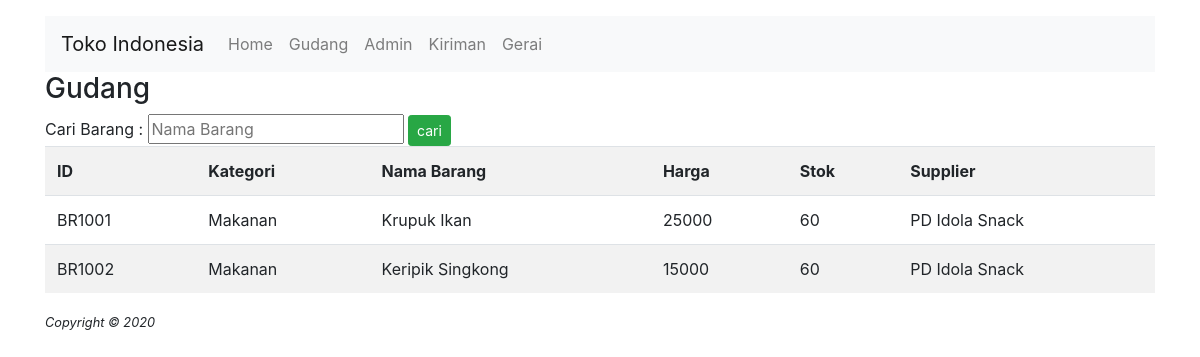
/gudang/index.php, run on the app's committed database.
### tables this page shows
CREATE TABLE `barang` (
  `id` varchar(25) NOT NULL,
  `kategori` varchar(50) NOT NULL,
  `nama_barang` varchar(75) NOT NULL,
  `harga` int(11) NOT NULL,
  `stok` int(11) NOT NULL,
  `supplier_id` varchar(25) NOT NULL
);

CREATE TABLE `supplier` (
  `id` varchar(25) NOT NULL,
  `nama` varchar(75) NOT NULL,
  `alamat` text NOT NULL,
  `kota` varchar(25) NOT NULL,
  `telepon` varchar(12) NOT NULL
);

### konfigurasi/function.php (called while the page is built, shortened)
<?php
function execute_query($con, $query) {
    $result = mysqli_query($con, $query) or die(mysqli_error($con));
    return $result;
}

### gudang/index.php (the view, shortened to what this page needs)
<?php
include '../fragment/header.php';
include '../konfigurasi/function.php';
?>
<?php include '../fragment/menu.php' ?>
<main>
    <h3>Gudang</h3>
    <form method="post">
        Cari Barang :
        <input type="text" name="nama_barang" placeholder="Nama Barang">
        <input class="btn btn-success btn-sm" type="submit" name="submit" value="cari">
    </form>
    <?php
    if (isset($_POST['submit'])) {
        $nama_barang = $_POST['nama_barang'];
        $con = connect_db();
        $query = "SELECT barang.*, supplier.nama FROM barang
                inner join supplier on barang.supplier_id = supplier.id
                WHERE nama_barang LIKE '%$nama_barang%'";
        $result = execute_query($con, $query);
        ?>
        <h3>Hasil pencarian : </h3>
        <table class="table table-striped">
        <tr>
            <th>ID</th>
            <th>Kategori</th>
            <th>Nama Barang</th>
            <th>Harga</th>
            <th>Stok</th>
            <th>Supplier</th>
        </tr>
        <?php
            while ($data = mysqli_fetch_array($result)) {
        ?>
            <tr>
                <td><?= $data['id'] ?></td>
                <td><?= $data['kategori'] ?></td>
                <td><?= $data['nama_barang'] ?></td>
                <td><?= $data['harga'] ?></td>
                <td><?= $data['stok'] ?></td>
                <td><?= $data['nama'] ?></td>
            </tr>
        <?php
            }
        ?>
        </table>
    <?php
        }else{
    ?>
    <table class="table table-striped">
        <tr>
            <th>ID</th>
            <th>Kategori</th>
            <th>Nama Barang</th>
            <th>Harga</th>
            <th>Stok</th>
            <th>Supplier</th>
        </tr>
        <?php
            $con = connect_db();
            $query = "SELECT barang.*, supplier.nama FROM barang
                    inner join supplier on barang.supplier_id = supplier.id";
            $result = execute_query($con, $query);
            while ($data = mysqli_fetch_array($result)) {
        ?>
            <tr>
                <td><?= $data['id'] ?></td>
                <td><?= $data['kategori'] ?></td>
                <td><?= $data['nama_barang'] ?></td>
                <td><?= $data['harga'] ?></td>
                <td><?= $data['stok'] ?></td>
                <td><?= $data['nama'] ?></td>
            </tr>
        <?php
            }
        ?>
        </table>
    <?php
        }
    ?>
</main>
<?php include '../fragment/footer.php'; ?>

### data on the page
barang: id "BR1001", kategori "Makanan", nama_barang "Krupuk Ikan", harga "25000", stok "60", supplier.nama "PD Idola Snack"
barang: id "BR1002", kategori "Makanan", nama_barang "Keripik Singkong", harga "15000", stok "60", supplier.nama "PD Idola Snack"
